Frame 1 (no input): blank canvas, image omitted
Frame 60 (the mouse pressed at the canvas centre just before this capture): blank canvas, image omitted
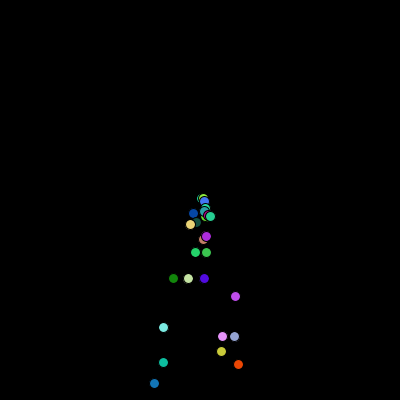
Frame 120 (the mouse held since frame 60 and released just before this capture)

The Processing sketch whose frames 1 and 60 were blank and that drew this single picture after the mouse press (run headless with seeded random() and noise(); from frame 60 on, the mouse is pressed at the canvas centre):

// Processing sketch: version_control_launch_sketch
// ── version_control_launch_sketch.pde
ArrayList<Particle> particles;

void setup(){
 size(400,400);
 particles = new ArrayList<Particle>();
}

void draw(){
  background(0);
  for (int i = particles.size()-1; i > 0; i--){
    particles.get(i).update();
    particles.get(i).display();
  }
  if(mousePressed == true) {
    particles.add(new Particle(mouseX, mouseY));
  }
}

// ── particle.pde
class Particle {
  
  PVector position;
  PVector velocity;
  PVector acceleration;
  float R = int(random(255));
  float B= int(random(255));
  float G= int(random(255));
  
  Particle(float x, float y){
    position = new PVector(x, y);
    velocity = new PVector(random(-2, 2), random(-2, 2));
    acceleration = new PVector(0, 0.5);
    
  }
  
  void update(){
    velocity.add(acceleration);
    position.add(velocity);
  }
  
  void display(){
    fill(R,G,B);
    ellipse(position.x, position.y, 10, 10);
  }
}
